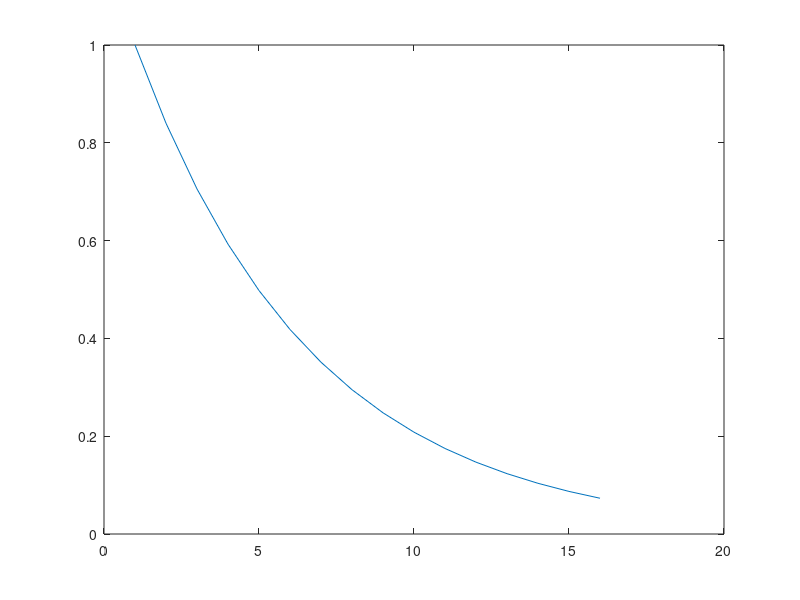
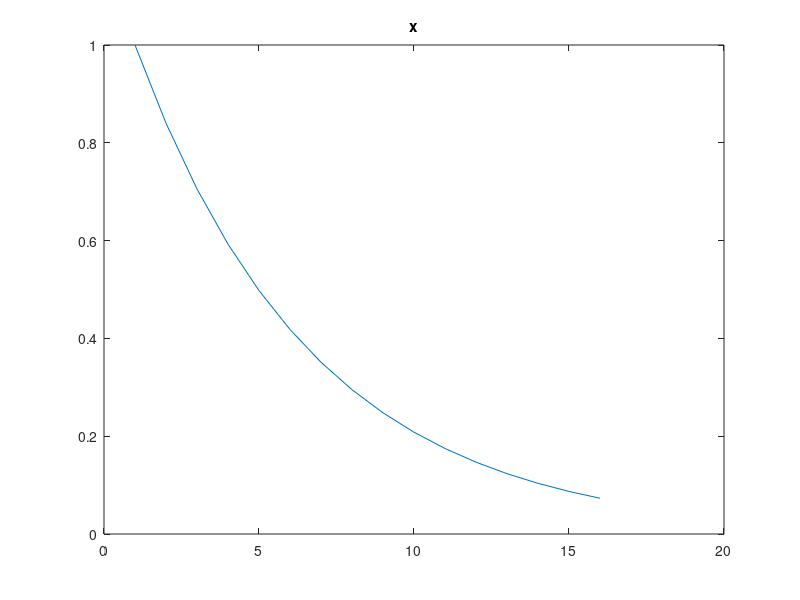
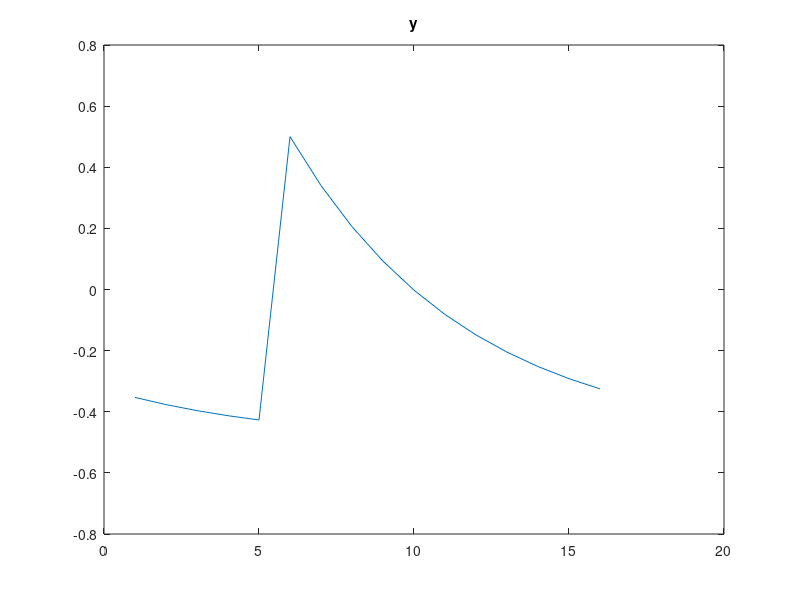
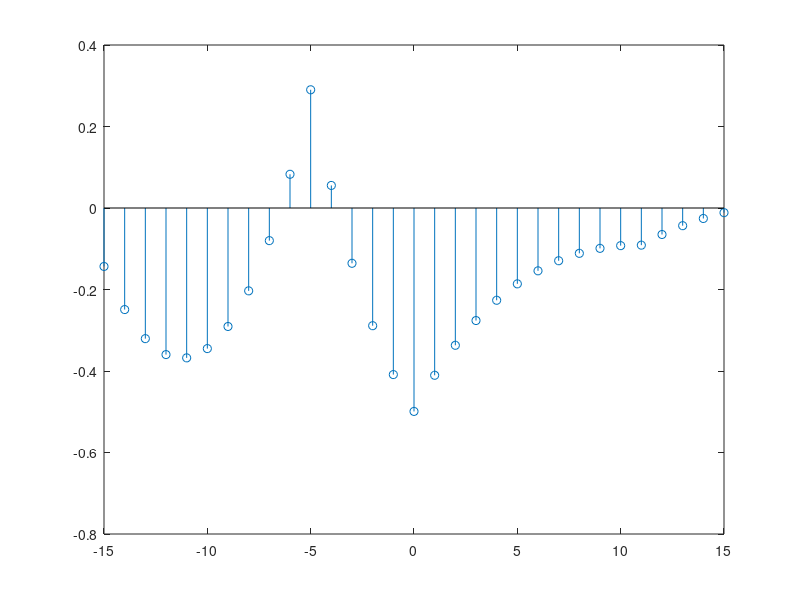

The MATLAB script that drew these images, in order: (Note: this script raises an error after producing the figures.)
x1=zeros(1,101);
x1([51 53 56])=1;
x2=zeros(1,101);
x2([46 49 51])=1;
xcorr(x1,x2,101);
[r,lags]=xcorr(x1,x2,101,'normalized');
plot(lags,r);xlabel('lags');ylabel('Xcorr');

%%
n = 0:15;
x = 0.84.^n; plot(x); figure;plot(x);title('x');
y = circshift(x,5)-0.5; figure;plot(y);title('y');
[c,lags] = xcorr(x,y,15,'normalized');
[c,lags] = xcorr(x,y,15,'coeff');
figure;stem(lags,c)

%%
t = [0.01:0.01:1];
% two sin waves
f1 = 2
x1 = sin(2*pi*f1*t);

f2 = 2
x2 = sin(2*pi*f2*t);
phase_shift=pi*0.1
x2 = sin(2*pi*f2*t+phase_shift);

figure
clf
subplot(2,1,1);
plot(t,x1,'r');
hold on
plot(t,x2,'b');title(['phase-shift = ' num2str(phase_shift)]);
legend('x1','x2');

subplot(2,1,2);
[c,lags] = xcorr(x1,x2,100,'coeff');
stem(lags,c);xline(0,'r');

%% EMG
[r,lags]=xcorr(EMG_L, BP_L, 1000,'normalized');
plot(lags,r);xlabel('time [ms]');ylabel('Xcorr');
plot(EMG_L);
EMG_L0=EMG_L-100;plot(EMG_L0);
[r,lags]=xcorr(EMG_L0, BP_L, 1000);
plot(lags,r);xlabel('lags');ylabel('Xcorr');
[r,lags]=xcorr(EMG_L0, BP_L,'normalized');
plot(lags,r);xlabel('lags');ylabel('Xcorr');
[r,lags]=xcorr(EMG_L0, BP_L,500,'normalized');
plot(lags,r);xlabel('lags');ylabel('Xcorr');

%% EEG
for j = 1:32
[y(:,j),lags] = xcorr(BPCondi2L(1:end),EEGCondi2L(1:end,j),2000,'coeff');
end
plot(lags,y);

figure;
for j = 1:32
[y(:,j),lags] = xcorr(EEGCondi2L(1:end,j),BPCondi2L(1:end),2000,'coeff');
end
plotx(lags,y);

%% hist of BP interval
cd /home/zhibin/Documents/GitHub/Motor_cordination/1_over_f/data_analysis/2P_testing
win=20;
y=smoothing(Calinterval(BPCondi2L'),win);hist(y)
y=Calinterval(BPCondi2L');hist(y./2);xlabel('BP-intervals (ms)');ylabel('number');
